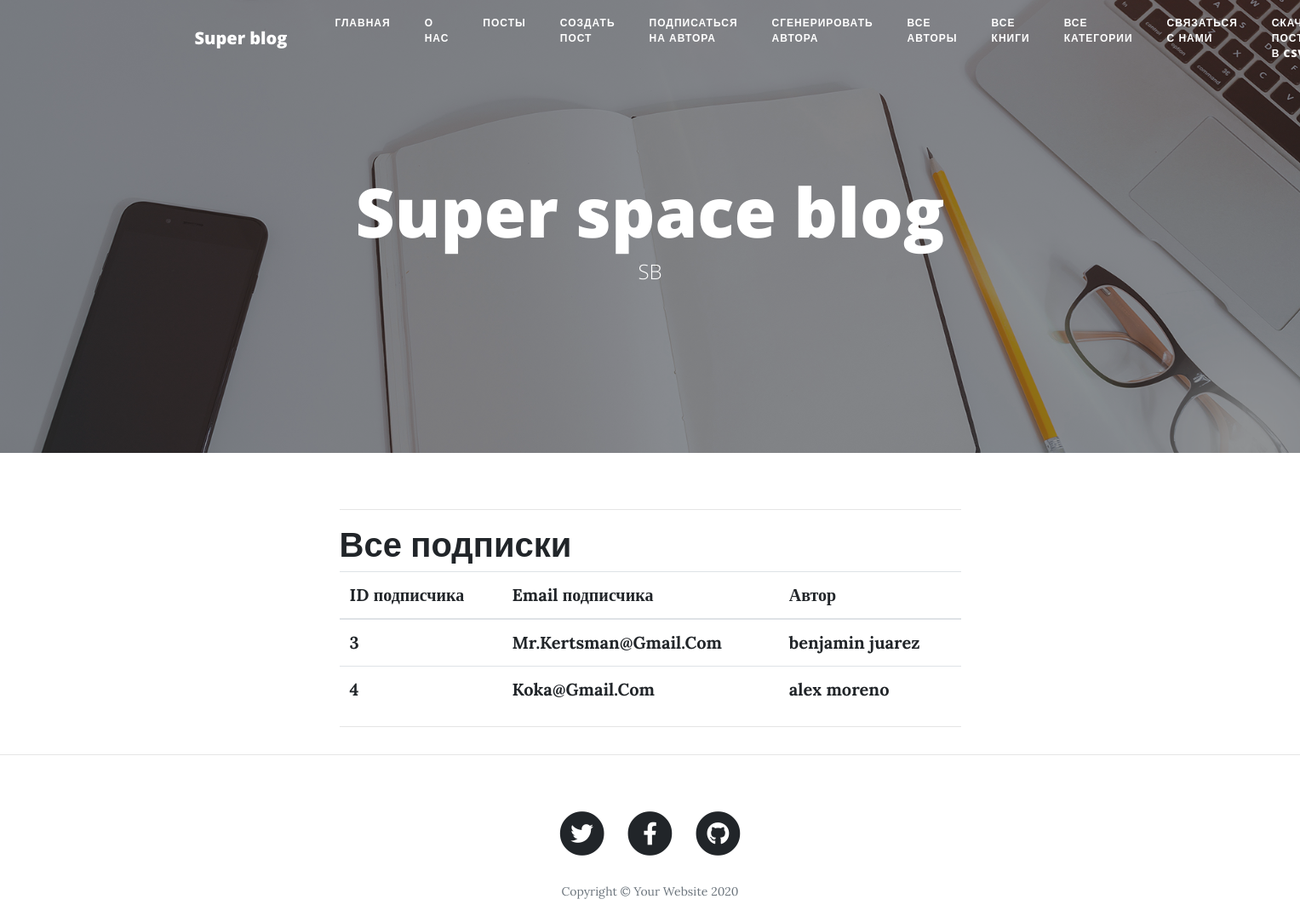
/subcribers/all/, run on an earlier commit of the app's database.
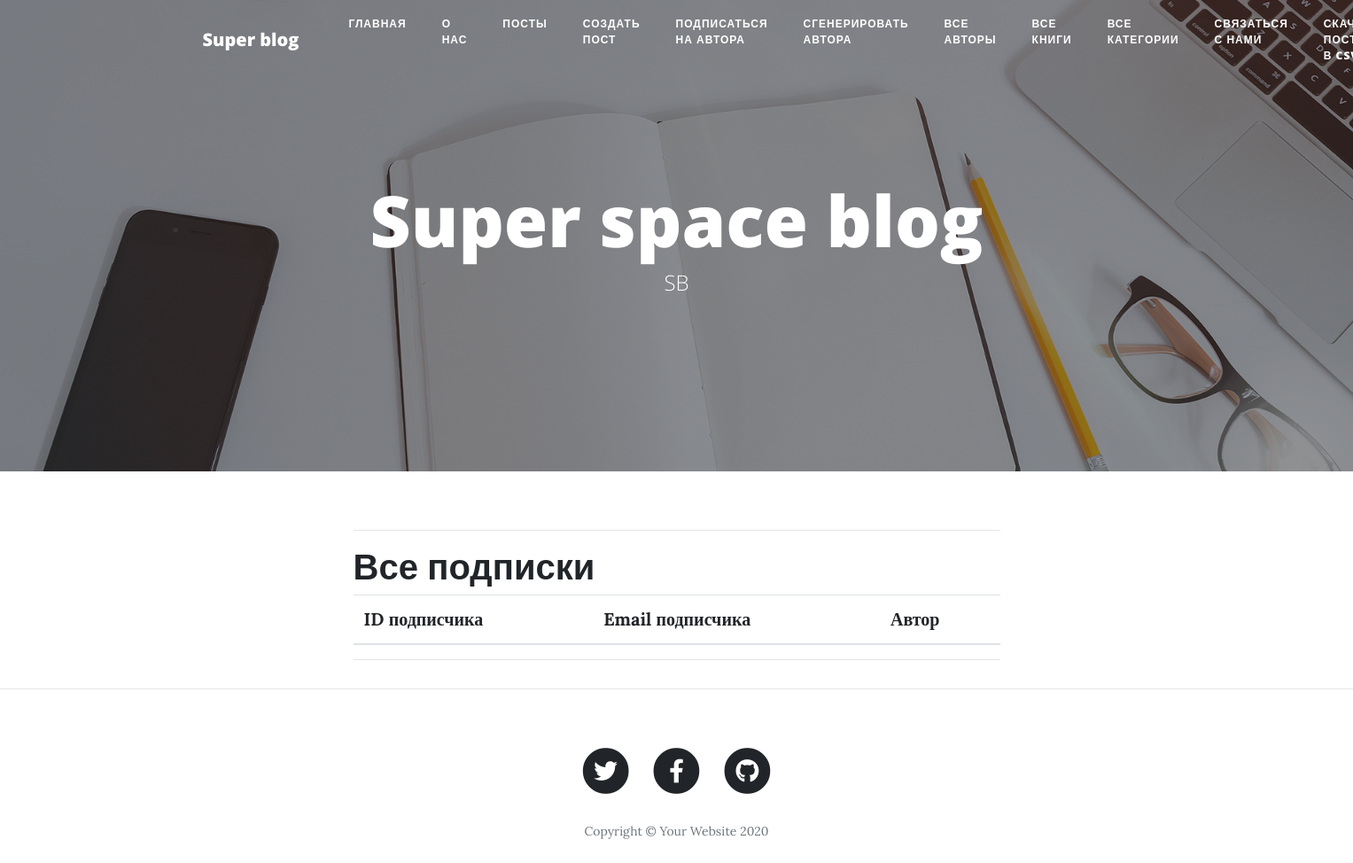
And on a later commit of the database.
### main/models.py (models this page shows, shortened)
class Subscriber(models.Model):
    class Meta:
        unique_together = ['email_to', 'author_id']
        db_table = "tb_subscribers"
        verbose_name_plural = "Подписчики"
        verbose_name = "Подписчик"
    email_to = models.EmailField("Почта подписчика", max_length=80)
    author_id = models.ForeignKey("Author", on_delete=models.CASCADE)
    """Setup name and email fields types and lengths."""

class Author(models.Model):
    class Meta:
        db_table = "tb_users"
        verbose_name_plural = "Авторы"
        verbose_name = "Автор"
    name = models.CharField("Имя автора", max_length=90)
    last_name = models.CharField("Фамилия автора", max_length=90, blank=True)
    email = models.EmailField("Почта автора", max_length=80)
    age = models.IntegerField(default=0)
    """Setup name and email fields types and lengths."""
    def __str__(self):
        return self.name

### main/views.py (the view)
# urls.py: path('subcribers/all/', views.subscribers_all, name='subscribers_all'),
def subscribers_all(request):
    allsubs = Subscriber.objects.all()
    return render(request, "main/subscribers_all.html", {"title": "Все подписки", "subscribers_all": allsubs})

### main/templates/main/subscribers_all.html (shortened to what this page needs)
{% extends "main/base.html" %}
{% block  content %}
    <h1>{{ title }}</h1>
    <div class="payload">
        <table class="table table-hover">
            <thead>
            <tr>
                <th scope="col"><span>ID подписчика</span></th>
                <th scope="col"><span>Email подписчика</span></th>
                <th scope="col"><span>Автор</span></th>
            </tr>
            </thead>
            <tbody>
            {% for subscriber in subscribers_all %}
                <tr>
                    <th scope="row"><span>{{ subscriber.id }}</span></th>
                    <th scope="row"><span>{{ subscriber.email_to }}</span></th>
                    <th scope="row"><span>{{ subscriber.author_id }}</span></th>
                </tr>
            {% endfor %}
            </tbody>
        </table>
    </div>
{% endblock %}

What changed in the data, as far as the page shows it:
removed Subscriber: id "3", email_to "Mr.Kertsman@Gmail.Com", author_id "benjamin juarez"
removed Subscriber: id "4", email_to "Koka@Gmail.Com", author_id "alex moreno"
